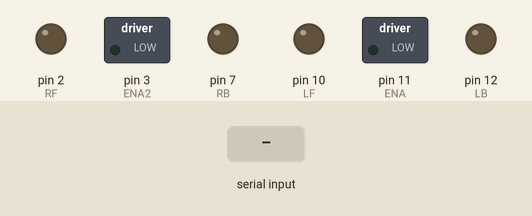
Bench run of a sketch on a simulated Arduino Uno, built with avr-gcc and run on an emulated ATmega328P. Parts: switched loads named in the sketch (green lamp = pin HIGH), output pins drawn as LEDs (lit = HIGH). The inputs (shaded band) are chosen by the test bench. What the sketch prints to the serial monitor is not drawn.

Above: at 1.2 s.
1.3 s: "F\n" received over Serial
At 1.7 s:
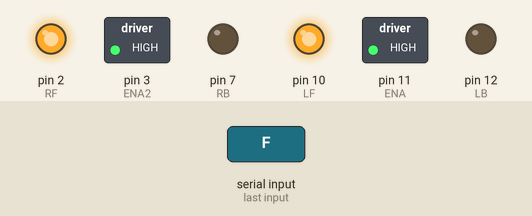
3.3 s: "B\n" received over Serial
At 3.7 s:
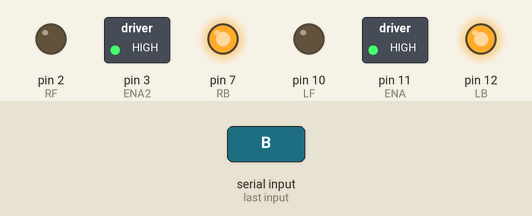
5.3 s: "L\n" received over Serial
At 5.6 s:
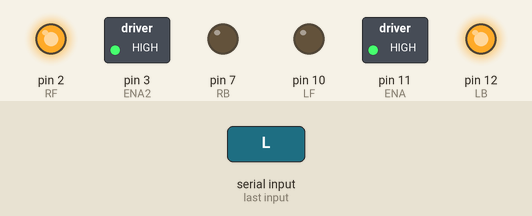
7.8 s: "R\n" received over Serial
At 8.6 s:
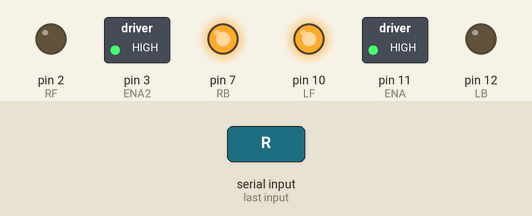
Timing chart, 0 to 10.8 s (numbered marks = the images above; inputs shaded):
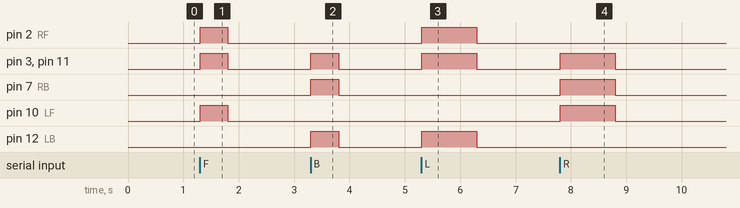

Measured:
- after the input at 1.3 s, pin 2 (RF), pin 3 (ENA2), pin 10 (LF), pin 11 (ENA): LOW → HIGH at once, → LOW 0.50 s later
- after the input at 3.3 s, pin 3 (ENA2), pin 7 (RB), pin 11 (ENA), pin 12 (LB): LOW → HIGH at once, → LOW 0.50 s later
- after the input at 5.3 s, pin 2 (RF), pin 3 (ENA2), pin 11 (ENA), pin 12 (LB): LOW → HIGH at once, → LOW 1.0 s later
- after the input at 7.8 s, pin 3 (ENA2), pin 7 (RB), pin 10 (LF), pin 11 (ENA): LOW → HIGH at once, → LOW 1.0 s later

The sketch:

motors.ino
```cpp
const int LF = 10;
const int LB = 12;
const int ENA = 11;

const int RF = 2;
const int RB = 7;
const int ENA2 = 3;

void moveForward() {
  digitalWrite(LF, HIGH);
  digitalWrite(LB, LOW);

  digitalWrite(RF, HIGH);
  digitalWrite(RB, LOW);

  analogWrite(ENA, 255);
  analogWrite(ENA2, 255);

  delay(500);
  stopMotors();
}

void moveBackward() {
  digitalWrite(LF, LOW);
  digitalWrite(LB, HIGH);

  digitalWrite(RF, LOW);
  digitalWrite(RB, HIGH);

  analogWrite(ENA, 255);
  analogWrite(ENA2, 255);

  delay(500);
  stopMotors();
}

void turnLeft() {
  // Left reverse, Right forward
  digitalWrite(LF, LOW);
  digitalWrite(LB, HIGH);

  digitalWrite(RF, HIGH);
  digitalWrite(RB, LOW);

  analogWrite(ENA, 255);
  analogWrite(ENA2, 255);

  delay(1000);
  stopMotors();
}

void turnRight() {
  // Left forward, Right reverse
  digitalWrite(LF, HIGH);
  digitalWrite(LB, LOW);

  digitalWrite(RF, LOW);
  digitalWrite(RB, HIGH);

  analogWrite(ENA, 255);
  analogWrite(ENA2, 255);

  delay(1000);
  stopMotors();
}

void stopMotors() {
  // Turn off PWM power
  analogWrite(ENA, 0);
  analogWrite(ENA2, 0);

  // Set direction pins LOW
  digitalWrite(LF, LOW);
  digitalWrite(LB, LOW);
  digitalWrite(RF, LOW);
  digitalWrite(RB, LOW);
}

void setup() {
  pinMode(LF, OUTPUT);
  pinMode(LB, OUTPUT);
  pinMode(ENA, OUTPUT);

  pinMode(RF, OUTPUT);
  pinMode(RB, OUTPUT);
  pinMode(ENA2, OUTPUT);

  Serial.begin(9600);
  stopMotors();

  Serial.println(">> READY");
}

void loop() {
  if (!Serial.available()) {
    return;
  }

  String command = Serial.readStringUntil('\n');
  command.trim();

  if (command == "F" || command == "f") {
    moveForward();
  }
  else if (command == "B" || command == "b") {
    moveBackward();
  }
  else if (command == "L" || command == "l") {
    turnLeft();
  }
  else if (command == "R" || command == "r") {
    turnRight();
  }
  else if (command == "S" || command == "s") {
    stopMotors();
  } // <-- Added missing closing brace here
  else {
    Serial.println(">> UNKNOWN COMMAND");
  }
}
```
